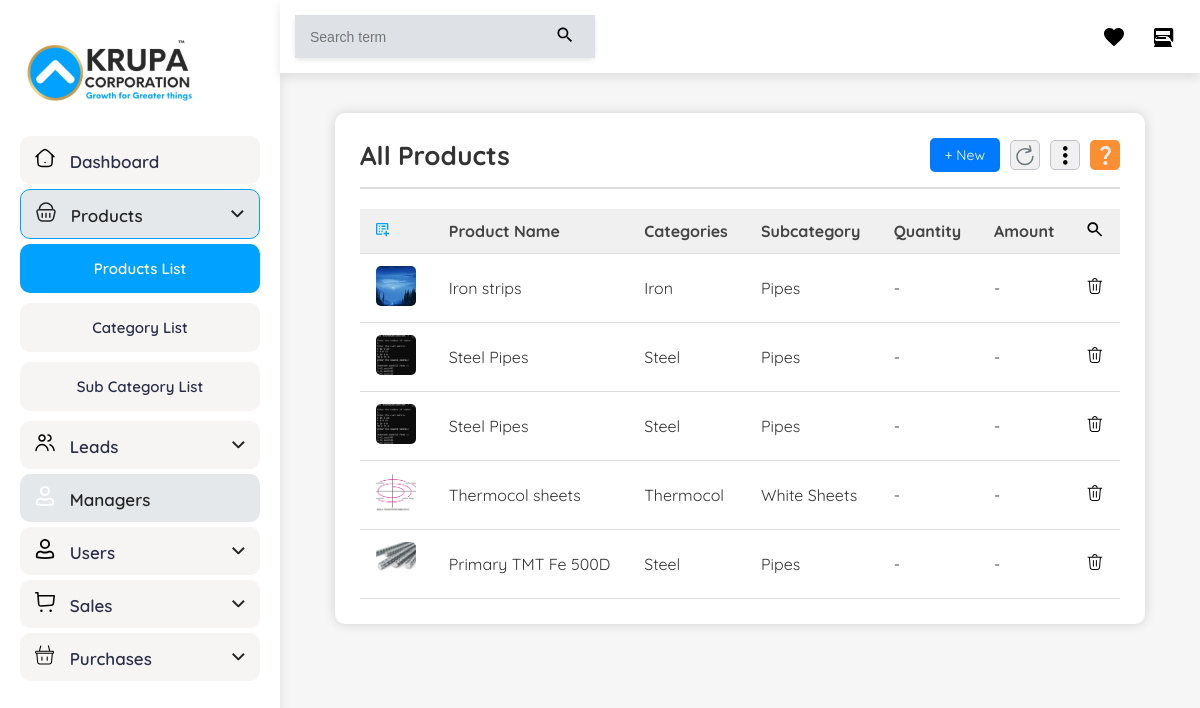
Page /adminproducts/ (signed in) on the committed database.
### krupa/models.py (models this page shows, shortened)
class Products(models.Model):
    product_image = models.ImageField(null=True,blank=True)
    product_name = models.CharField(max_length=50)
    category = models.ForeignKey(Category,on_delete=models.CASCADE)
    subcategory = models.ForeignKey(Subcategory,on_delete=models.CASCADE)
    brand = models.CharField(max_length=30,null=True,blank=True)
    size = models.CharField(max_length=20,null=True,blank=True)
    date = models.DateField(null=True,blank=True)
    descripton = models.TextField()
    def __str__(self) -> str:
        return self.product_name

class Category(models.Model):
    category_name = models.CharField(max_length=30)
    category_image = models.ImageField(null=True,blank=True)
    description = models.TextField()
    size = models.CharField(max_length=20,null=True,blank=True)
    date = models.DateField(null=True,blank=True)

class Subcategory(models.Model):
    category = models.ForeignKey(Category,on_delete=models.CASCADE)
    sub_name = models.CharField(max_length=30)
    sub_image = models.ImageField(null=True,blank=True)
    description = models.TextField()
    size = models.CharField(max_length=20,null=True,blank=True)
    date = models.DateField(null=True,blank=True)

### admin_panel/views.py (the view)
# urls.py: path('adminproducts/',AdminProducts,name="AdminProducts"),
@login_required(login_url='/managerlogin/')
def AdminProducts(request):
    products = Products.objects.all()
    context = {'products':products}
    return render(request,"admin_products.html",context)

### templates/admin_products.html (shortened to what this page needs)
<!DOCTYPE html>
<html lang="en">
  <head>
  </head>
  <body>
    {% load static %}
    <div class="container">
      <aside class="sidebar" style="overflow-y: scroll">
        <img
          src="{% static 'admin/images/krupa.svg' %}"
          alt="Logo"
          class="logo"
        />
        <nav style="height: 80vh; display: flex; flex-direction: column">
          <div
            class="nav-item"
            style="display: flex; justify-content: space-between"
          >
            <div>
              <img
                src="{% static 'admin/images/dashboard-light.svg' %}"
                alt="Dashboard Icon"
                class="icon"
              />
              <span>Dashboard</span>
            </div>
          </div>
          <div
            class="nav-item drop-active active"
            data-dropdown="products-dropdown"
          >
            <div>
              <img
                src="{% static 'admin/images/products-dark.svg' %}"
                alt="Products Icon"
                class="icon"
              />
              <span>Products</span>
            </div>
            <img
              src="{% static 'admin/images/dropdown.svg' %}"
              alt="Arrow"
              class="arrow"
            />
          </div>
          <div id="products-dropdown" class="dropdown-content show">
            <a href="/adminproducts/" class="active">Products List</a>
            <a href="/addcategories/">Category List</a>
            <a href="/addsubcategories/">Sub Category List</a>
          </div>
          <a href="/leadsall/" style="text-decoration: none">
            <div class="nav-item" data-dropdown="leads-dropdown">
              <div>
                <img
                  src="{% static 'admin/images/leads.svg' %}"
                  alt="Leads Icon"
                  class="icon"
                />
                <span>Leads</span>
              </div>
              <img
                src="{% static 'admin/images/dropdown.svg' %}"
                alt="Arrow"
                class="arrow"
              />
            </div>
          </a>
          <a href="/managers/" style="text-decoration: none">
            <div
              class="nav-item active"
              style="display: flex; justify-content: space-between"
            >
              <div>
                <img
                  src="{% static 'admin/images/manager.svg' %}"
                  alt="Dashboard Icon"
                  class="icon"
                />
                <span>Managers </span>
              </div>
            </div>
          </a>
          <div class="nav-item" data-dropdown="users-dropdown">
            <div>
              <img
                src="{% static 'admin/images/user-dark.svg' %}"
                alt="Users Icon"
                class="icon"
              />
              <span>Users</span>
            </div>
            <img
              src="{% static 'admin/images/dropdown.svg' %}"
              alt="Arrow"
              class="arrow"
            />
          </div>
          <a href="/customerspage/" style="text-decoration: none">
            <div class="nav-item" data-dropdown="sales-dropdown">
              <div>
                <img
                  src="{% static 'admin/images/sales-dark.svg' %}"
                  alt="Sales Icon"
                  class="icon"
                />
                <span>Sales</span>
              </div>
              <img
                src="{% static 'admin/images/dropdown.svg' %}"
                alt="Arrow"
                class="arrow"
              />
            </div>
          </a>
          <div class="nav-item" data-dropdown="purchases-dropdown">
            <div>
              <img
                src="{% static 'admin/images/purchaces.svg' %}"
                alt="Purchases Icon"
                class="icon"
              />
              <span>Purchases</span>
            </div>
            <img
              src="{% static 'admin/images/dropdown.svg' %}"
              alt="Arrow"
              class="arrow"
            />
          </div>
        </nav>
      </aside>
      <main class="main-content">
        <div class="top-bar">
          <div class="search-bar">
            <input type="text" placeholder="Search term" />
            <button>
              <svg class="icon" viewBox="0 0 24 24">
                <path
                  d="M15.5 14h-.79l-.28-.27C15.41 12.59 16 11.11 16 9.5 16 5.91 13.09 3 9.5 3S3 5.91 3 9.5 5.91 16 9.5 16c1.61 0 3.09-.59 4.23-1.57l.27.28v.79l5 4.99L20.49 19l-4.99-5zm-6 0C7.01 14 5 11.99 5 9.5S7.01 5 9.5 5 14 7.01 14 9.5 11.99 14 9.5 14z"
                ></path>
              </svg>
            </button>
          </div>
          <div class="top-icons">
            <svg class="icon" viewBox="0 0 24 24">
              <path
                d="M12 21.35l-1.45-1.32C5.4 15.36 2 12.28 2 8.5 2 5.42 4.42 3 7.5 3c1.74 0 3.41.81 4.5 2.09C13.09 3.81 14.76 3 16.5 3 19.58 3 22 5.42 22 8.5c0 3.78-3.4 6.86-8.55 11.54L12 21.35z"
              ></path>
            </svg>
            <svg class="icon" viewBox="0 0 24 24">
              <path
                d="M20 17.17L18.83 16H5.17l-1.34-1.34C4.54 12.78 7.15 11 10 11h4c2.85 0 5.46 1.78 6.17 4.66l1.26 1.26c.3-.31.57-.65.83-1.02V5c0-1.1-.9-2-2-2H5c-1.1 0-2 .9-2 2v13.17c.31.4.67.77 1.08 1.08L3 21.59V22h18v-.41l-1-1.59zM5 6h14v4H5V6zm0 6h10v2H5v-2z"
              ></path>
            </svg>
          </div>
        </div>
        <div class="cont">
          <div class="dashboard-wrapper">
            <header class="product-header">
              <h1 class="header-title">All Products</h1>
              <div class="action-icons">
                <a
                  href="/addproducts/"
                  style="text-decoration: none"
                  class="add-product-btn"
                  >+ New</a
                >
                <a
                  style="
                    background-color: #f0f0f0;
                    padding: 3px;
                    height: 30px;
                    width: 30px;
                    display: flex;
                    align-items: center;
                    justify-content: center;
                    border-radius: 5px;
                    border: 1px solid #c2c2cd;
                  "
                  ><img src="images/refresh.svg" alt=""
                /></a>
                <a
                  style="
                    background-color: #f0f0f0;
                    padding: 3px;
                    height: 30px;
                    width: 30px;
                    display: flex;
                    align-items: center;
                    justify-content: center;
                    border-radius: 5px;
                    border: 1px solid #c2c2cd;
                  "
                  ><img src="images/threedots.svg" alt=""
                /></a>
                <a
                  style="
                    background-color: #fc8f31;
                    padding: 3px;
                    height: 30px;
                    width: 30px;
                    display: flex;
                    align-items: center;
                    justify-content: center;
                    border-radius: 5px;
                  "
                  ><img src="images/question.svg" alt=""
                /></a>
              </div>
            </header>
            <table class="product-table-list">
              <thead>
                <tr>
                  <th><img src="images/table1.svg" alt="" /></th>
                  <th>Product Name</th>
                  <th>Categories</th>
                  <th>Subcategory</th>
                  <th>Quantity</th>
                  <th>Amount</th>
                  <th><img src="images/search.svg" alt="" /></th>
                </tr>
              </thead>
              <tbody>
                {% for i in products %}
                <tr>
                  <td>
                    <img
                      src="{{ i.product_image.url }}"
                      alt="Product Image"
                      class="product-thumbnail"
                    />
                  </td>
                  <td>{{i.product_name}}</td>
                  <td>{{i.category.category_name}}</td>
                  <td>{{i.subcategory.sub_name}}</td>
                  <td>-</td>
                  <td>-</td>
                  <td><img src="images/bin.svg" alt="" /></td>
                </tr>
                {% endfor %}
              </tbody>
            </table>
          </div>
        </div>
      </main>
    </div>
  </body>
</html>

### templates/admin_products.html (style rules this page uses)
* { margin: 0; padding: 0; box-sizing: border-box; }
body { font-family: "Quicksand", sans-serif; background-color: #f6f6f6; color: #333; }
.container { display: flex; min-height: 100vh; }
.sidebar { width: 280px; background-color: #ffffff; color: #292f46; padding: 20px; box-shadow: 0 4px 12px rgba(0, 0, 0, 0.1); transition: all 0.3s ease; }
.sidebar .dropdown-content { display: none; flex-direction: column; }
.sidebar .dropdown-content a { padding: 15px; color: #292f46; background-color: #f7f4f4; margin-bottom: 10px; font-weight: 600; text-decoration: none; font-size: 15px; text-align: center; border-radius: 10px; transition: background-color 0.2s; }
.sidebar .dropdown-content .active { background-color: #00a1ff; color: white; }
.sidebar .dropdown-content.show { display: flex; }
.logo { width: 100%; max-width: 180px; margin-bottom: 30px; }
.nav-item { display: flex; align-items: center; padding: 12px 15px; margin-bottom: 5px; color: #292f46; text-decoration: none; background-color: #f7f4f4; font-size: 17px; font-weight: 600; border-radius: 10px; cursor: pointer; justify-content: space-between; transition: background-color 0.2s; }
.nav-item.active { background-color: #e5e8eb; color: #252525; }
.drop-active { border: 1px solid #00a1ff; }
.icon { width: 20px; height: 20px; margin-right: 10px; }
.arrow { transition: transform 0.3s ease; }
.cont { padding: 10px; }
.top-bar { display: flex; justify-content: space-between; align-items: center; padding: 15px 30px; background-color: #fff; box-shadow: 0 2px 5px rgba(0, 0, 0, 0.1); width: 100%; position: sticky; top: 0; z-index: 999; }
.search-bar { display: flex; background-color: #fff; border-radius: 5px; box-shadow: 0 2px 5px rgba(0, 0, 0, 0.1); width: 300px; }
.search-bar input { flex-grow: 1; padding: 10px 15px; border: none; background-color: #dee2e6; font-size: 14px; outline: none; }
.search-bar button { padding: 10px; background-color: #dee2e6; border: none; cursor: pointer; }
.top-icons { display: flex; gap: 15px; }
.top-icons .icon { width: 24px; height: 24px; cursor: pointer; }
.main-content { flex-grow: 1; transition: margin-left 0.3s ease; }
.top-bar { position: relative; margin-top: 0; margin-left: 0; padding: 15px; background-color: #fff; box-shadow: 0px 4px 10px rgba(0, 0, 0, 0.1); }
.cont { padding: 10px; overflow-y: scroll; }
.dashboard-wrapper { width: 90%; margin: 30px auto; background-color: #fff; box-shadow: 0 0 12px rgba(0, 0, 0, 0.15); padding: 25px; border-radius: 10px; }
.product-header { display: flex; justify-content: space-between; align-items: center; border-bottom: 2px solid #ddd; padding-bottom: 15px; }
.header-title { font-size: 26px; color: #333; margin: 0; }
.action-icons { display: flex; align-items: center; gap: 10px; }
.add-product-btn { background-color: #007bff; color: white; padding: 8px 15px; border: none; border-radius: 5px; font-size: 14px; cursor: pointer; }
.product-table-list { width: 100%; border-collapse: collapse; margin-top: 20px; }
.product-table-list th, .product-table-list td { padding: 12px 16px; text-align: left; border-bottom: 1px solid #ddd; }
.product-table-list th { background-color: #f0f0f0; color: #444; font-weight: bold; }
.product-thumbnail { width: 40px; height: 40px; object-fit: cover; border-radius: 5px; }
.product-table-list td { color: #333; }

### rows in the picture
Products: product_image (picture), product_name "Iron strips", category.category_name "Iron", subcategory.sub_name "Pipes"
Products: product_image (picture), product_name "Steel Pipes", category.category_name "Steel", subcategory.sub_name "Pipes"
Products: product_image (picture), product_name "Steel Pipes", category.category_name "Steel", subcategory.sub_name "Pipes"
Products: product_image (picture), product_name "Thermocol sheets", category.category_name "Thermocol", subcategory.sub_name "White Sheets"
Products: product_image (picture), product_name "Primary TMT Fe 500D", category.category_name "Steel", subcategory.sub_name "Pipes"
